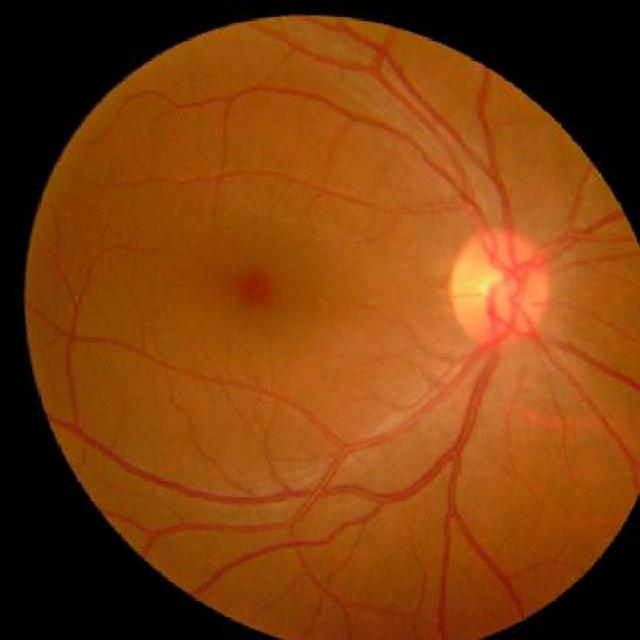
#> input picture dataset/images/0/00 (10).jpg, 640 x 640 px
$ python -i preprocess_images.py   (imports and definitions only)   (older library calls are emulated)
#> lines starting #> are read from the running program, lines starting #| are printed output that depends on the picture; after the words box and inside, x2 and y2 are one past the last pixel; in counts of white or black regions, pixels touching at a corner belong together
### config.py
import json
import pandas as pd
from pathlib import Path

# Значения по умолчанию
DEFAULT_CONFIG = {
    'IMAGE_SIZE': [128, 128],
    'THRESHOLDS': {'dark': 30, 'light': 200},
    'DATASET_DIR': 'dataset',
    'RESULTS_DIR': 'results',
    'IMAGES_DIR': 'dataset/images',
    'RANDOM_STATE': 42,
    'TEST_SIZE': 0.2,
    'TOP_FEATURES': 17
}


def calculate_real_thresholds(csv_path):
    """Автоматически вычисляет реальные пороги на основе данных"""
    try:
        df = pd.read_csv(csv_path)

        # Разделяем на здоровых и больных
        healthy = df[df['label'] == 0]
        sick = df[df['label'] == 1]

        # Вычисляем пороги как среднее между медианами классов
        thresholds = {
            'microaneurysms_count': (healthy['microaneurysms_count'].median() +
                                     sick['microaneurysms_count'].median()) / 2,
            'exudates_area': (healthy['exudates_area'].median() +
                              sick['exudates_area'].median()) / 2,
            'vessel_length': (healthy['vessel_length'].median() +
                              sick['vessel_length'].median()) / 2,
            'dark_to_light_ratio': (healthy['dark_to_light_ratio'].median() +
                                    sick['dark_to_light_ratio'].median()) / 2,
            'entropy_mean': (healthy['entropy_mean'].median() +
                             sick['entropy_mean'].median()) / 2
        }

        return thresholds, healthy, sick

    except Exception as e:
        print(f"Ошибка вычисления порогов: {e}. Использую значения по умолчанию.")
        # Возвращаем разумные значения по умолчанию на основе твоих данных
        return {
            'microaneurysms_count': 18000,
            'exudates_area': 11800,
            'vessel_length': 1900,
            'dark_to_light_ratio': 1.5,
            'entropy_mean': 1.7
        }, None, None


def calculate_healthy_ranges(healthy_df):
    """Вычисляет здоровые диапазоны на основе 5-95 перцентилей"""
    if healthy_df is None or len(healthy_df) == 0:
        return {
            'microaneurysms_count': (16000, 19000),
            'exudates_area': (11000, 13000),
            'vessel_length': (1500, 2500),
            'dark_to_light_ratio': (1.3, 1.7),
            'entropy_mean': (1.4, 2.0)
        }

    return {
        'microaneurysms_count': (
            healthy_df['microaneurysms_count'].quantile(0.05),
            healthy_df['microaneurysms_count'].quantile(0.95)
        ),
        'exudates_area': (
            healthy_df['exudates_area'].quantile(0.05),
            healthy_df['exudates_area'].quantile(0.95)
        ),
        'vessel_length': (
            healthy_df['vessel_length'].quantile(0.05),
            healthy_df['vessel_length'].quantile(0.95)
        ),
        'dark_to_light_ratio': (
            healthy_df['dark_to_light_ratio'].quantile(0.05),
            healthy_df['dark_to_light_ratio'].quantile(0.95)
        ),
        'entropy_mean': (
            healthy_df['entropy_mean'].quantile(0.05),
            healthy_df['entropy_mean'].quantile(0.95)
        )
    }


# Файл для сохранения конфигурации
CONFIG_FILE = Path(__file__).parent / 'config.json'


def load_config():
    """Загружает конфигурацию из файла или использует значения по умолчанию"""
    base_dir = Path(__file__).parent

    if CONFIG_FILE.exists():
        try:
            with open(CONFIG_FILE, 'r') as f:
                saved_config = json.load(f)

            # Объединяем сохраненную конфигурацию со значениями по умолчанию
            config = DEFAULT_CONFIG.copy()
            config.update(saved_config)

            # Преобразуем относительные пути в абсолютные
            for key in ['DATASET_DIR', 'RESULTS_DIR', 'IMAGES_DIR']:
                path_value = config[key]
                if not Path(path_value).is_absolute():
                    config[key] = str(base_dir / path_value)
                else:
                    config[key] = path_value

            return config
        except Exception as e:
            print(f"Ошибка загрузки конфигурации: {e}. Использую значения по умолчанию.")

    # Возвращаем копию значений по умолчанию с абсолютными путями
    config = DEFAULT_CONFIG.copy()
    for key in ['DATASET_DIR', 'RESULTS_DIR', 'IMAGES_DIR']:
        config[key] = str(base_dir / config[key])

    return config


# Загружаем текущую конфигурацию
current_config = load_config()

# Вычисляем РЕАЛЬНЫЕ пороги на основе данных
try:
    features_csv = Path(current_config['DATASET_DIR']) / 'enhanced_retinopathy_features.csv'
    FEATURE_THRESHOLDS, healthy_df, sick_df = calculate_real_thresholds(features_csv)
    HEALTHY_FEATURE_RANGES = calculate_healthy_ranges(healthy_df)
except Exception as e:
    print(f"Не удалось вычислить пороги: {e}. Использую запасные значения.")
    # Значения на основе данных с прошлых моделей
    FEATURE_THRESHOLDS = {
        'microaneurysms_count': 18000,
        'exudates_area': 11800,
        'vessel_length': 1900,
        'dark_to_light_ratio': 1.5,
        'entropy_mean': 1.7
    }
    HEALTHY_FEATURE_RANGES = {
        'microaneurysms_count': (16000, 19000),
        'exudates_area': (11000, 13000),
        'vessel_length': (1500, 2500),
        'dark_to_light_ratio': (1.3, 1.7),
        'entropy_mean': (1.4, 2.0)
    }

# Экспортируем параметры
IMAGE_SIZE = tuple(current_config['IMAGE_SIZE'])
THRESHOLDS = current_config['THRESHOLDS']
DATASET_DIR = Path(current_config['DATASET_DIR'])
RESULTS_DIR = Path(current_config['RESULTS_DIR'])
IMAGES_DIR = Path(current_config['IMAGES_DIR'])
RANDOM_STATE = current_config['RANDOM_STATE']
TEST_SIZE = current_config['TEST_SIZE']
TOP_FEATURES = current_config['TOP_FEATURES']

# [6 lines of commented-out code are left out]

### src/preprocess_images.py
import cv2
import numpy as np
import pandas as pd
import os
import logging
from tqdm import tqdm
from pathlib import Path
from config import DATASET_DIR, RESULTS_DIR, IMAGES_DIR, IMAGE_SIZE, THRESHOLDS

# Правильный импорт для современных версий scikit-image
try:
    from skimage.feature import graycomatrix, graycoprops
except ImportError:
    # Для старых версий (до 0.19)
    from skimage.feature import greycomatrix as graycomatrix, greycoprops as graycoprops

from skimage import filters, morphology, measure, feature
from scipy.stats import entropy

# [1 line not run here, left out]
logger = logging.getLogger(__name__)


class ImageProcessor:
    def __init__(self, target_size=IMAGE_SIZE):
        self.target_size = target_size

    def process_image(self, image_path):
        """Обработка одного изображения и извлечение признаков"""
#> called with image_path = '../dataset/images/0/00 (10).jpg'
        try:
            img = cv2.imread(str(image_path))
#> img is the input picture: shape (640, 640, 3); mean B, G, R 13.8, 62.2, 125.1
            if img is None:
                logger.warning(f"Не удалось загрузить изображение: {image_path}")
                return None

            # Конвейер обработки изображения
            gray = cv2.cvtColor(img, cv2.COLOR_BGR2GRAY)
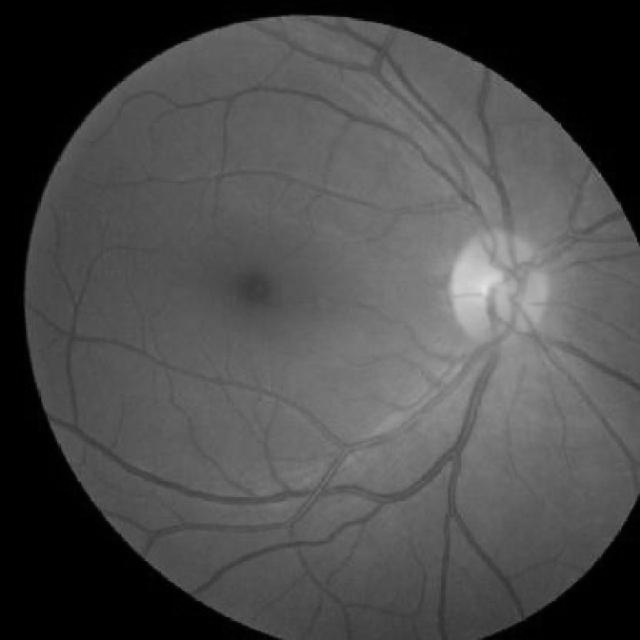
#> gray: shape (640, 640); min 0, max 225, mean 75.5
            resized = cv2.resize(gray, self.target_size)
            normalized = cv2.equalizeHist(resized)
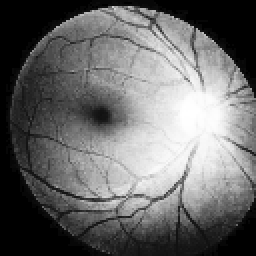
#> normalized: shape (128, 128) (shown 2 times larger); min 0, max 255, mean 105.8

            # Извлечение признаков
            features = self._extract_features(normalized, resized)
            return features

        except Exception as e:
            logger.error(f"Ошибка обработки {image_path}: {e}")
            return None

    def _extract_features(self, normalized, original):
        """Извлечение расширенных признаков из обработанного изображения"""
        features = {}

        # 1. Базовые статистики
        features['mean_brightness'] = np.mean(original)
        features['std_brightness'] = np.std(original)

        # 2. Важнейшие признаки: Текстура с помощью GLCM
        # Убедимся, что normalized имеет целочисленные значения
        normalized_int = normalized.astype(np.uint8)
        glcm = graycomatrix(normalized_int,
                            distances=[1, 3],
                            angles=[0, np.pi / 4, np.pi / 2, 3 * np.pi / 4],
                            levels=256,
                            symmetric=True,
                            normed=True)

        # Извлекаем свойства из GLCM
        features['glcm_contrast'] = graycoprops(glcm, 'contrast').mean()
        features['glcm_homogeneity'] = graycoprops(glcm, 'homogeneity').mean()
        features['glcm_energy'] = graycoprops(glcm, 'energy').mean()
        features['glcm_correlation'] = graycoprops(glcm, 'correlation').mean()

        # 3. Признаки на основе градиентов (HOG)
        try:
            hog_features, _ = feature.hog(normalized,
                                          pixels_per_cell=(16, 16),
                                          cells_per_block=(2, 2),
                                          visualize=True)
#> hog_features = 1764 values, max 0.379 at index 1525, min 0 at index 0, mean 0.144
            features['hog_mean'] = np.mean(hog_features)
            features['hog_std'] = np.std(hog_features)
        except Exception as e:
            logger.warning(f"HOG features not available: {e}")
            features['hog_mean'] = 0
            features['hog_std'] = 0

        # 4. Детекция специфических поражений
        # --- Детекция КАНДИДАТОВ на микроаневризмы/геморрагии (темные круглые объекты) ---
        otsu_threshold = filters.threshold_otsu(normalized)
#> otsu_threshold = 106
        dark_objects = normalized < otsu_threshold * 0.4
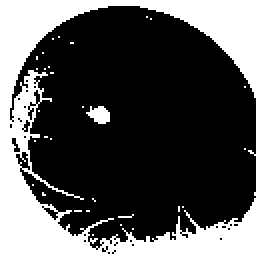
#> dark_objects: shape (128, 128) bool (shown 2 times larger); 31.6% white; 33 white regions (31 under 20 px), largest, box (x1, y1, x2, y2) and area: (0, 0, 128, 128) 5055, (43, 53, 55, 62) 73
        dark_objects_cleaned = morphology.closing(dark_objects, morphology.disk(1))
#> dark_objects_cleaned: shape (128, 128) bool; 32.8% white; 26 white regions (24 under 20 px), largest, box (x1, y1, x2, y2) and area: (0, 0, 128, 128) 5254, (43, 53, 55, 62) 76
        dark_objects_cleaned = morphology.opening(dark_objects_cleaned, morphology.disk(1))
#> dark_objects_cleaned: shape (128, 128) bool; 31.7% white; 3 white regions (1 under 20 px)
        labeled_dark = measure.label(dark_objects_cleaned)
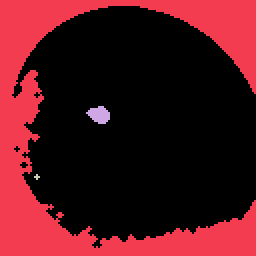
#> labeled_dark: shape (128, 128) int32 (shown 2 times larger); 4 distinct labels, from 0 to 3; one colour per label, 0 black
        regions = measure.regionprops(labeled_dark)
#> regions = 3 regions; box (x1, y1, x2, y2) and area: (0, 0, 128, 128) 5111, (43, 53, 55, 62) 74, (17, 87, 20, 90) 5
        microaneurysm_candidates = [
            region for region in regions
            if 2 < region.area < 50 and region.eccentricity < 0.8
        ]
#> microaneurysm_candidates = 1 regions; box (x1, y1, x2, y2) and area: (17, 87, 20, 90) 5
        features['dark_objects_count'] = len(microaneurysm_candidates)
        features['dark_objects_total_area'] = sum(
            [r.area for r in microaneurysm_candidates]) if microaneurysm_candidates else 0

        # --- Детекция КАНДИДАТОВ на экссудаты (светлые яркие объекты) ---
        # Ищем очень яркие области
        bright_objects = normalized > otsu_threshold * 1.4
#> bright_objects: shape (128, 128) bool; 34.4% white; 38 white regions (34 under 20 px), largest, box (x1, y1, x2, y2) and area: (35, 5, 127, 108) 5317, (73, 92, 91, 107) 91, (51, 3, 75, 13) 84, (97, 14, 104, 24) 38
        bright_objects_cleaned = morphology.closing(bright_objects, morphology.disk(1))
#> bright_objects_cleaned: shape (128, 128) bool; 37.8% white; 14 white regions (13 under 20 px), largest, box (x1, y1, x2, y2) and area: (35, 3, 127, 108) 6151
        bright_objects_cleaned = morphology.opening(bright_objects_cleaned, morphology.disk(1))
#> bright_objects_cleaned: shape (128, 128) bool; 37% white; 5 white regions (4 under 20 px)
        labeled_bright = measure.label(bright_objects_cleaned)
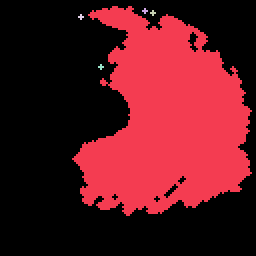
#> labeled_bright: shape (128, 128) int32 (shown 2 times larger); 6 distinct labels, from 0 to 5; one colour per label, 0 black

        # Передаем intensity_image для вычисления свойств интенсивности
        regions_bright = measure.regionprops(labeled_bright, intensity_image=normalized)
#> regions_bright = 5 regions; box (x1, y1, x2, y2) and area: (36, 3, 126, 108) 6044, (71, 4, 74, 7) 5, (75, 5, 78, 8) 5, (39, 7, 42, 10) 5, (49, 32, 52, 35) 5

        # Фильтруем по площади и интенсивности
        exudate_candidates = [
            region for region in regions_bright
            if 10 < region.area < 500 and region.mean_intensity > np.mean(normalized) * 1.2
        ]
#> exudate_candidates = []

        features['bright_objects_count'] = len(exudate_candidates)
        features['bright_objects_total_area'] = sum([r.area for r in exudate_candidates]) if exudate_candidates else 0
        features['bright_objects_mean_intensity'] = np.mean(
            [r.mean_intensity for r in exudate_candidates]) if exudate_candidates else 0

        # 5. Гистограмма ориентаций градиентов
        sobel_x = filters.sobel_v(normalized)
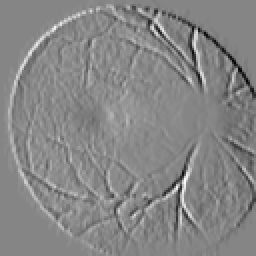
#> sobel_x: shape (128, 128) float64 (shown 2 times larger); min -0.529, max 0.48, mean 0.00258; drawn with min black and max white
        sobel_y = filters.sobel_h(normalized)
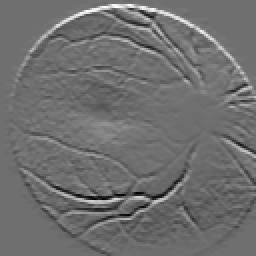
#> sobel_y: shape (128, 128) float64 (shown 2 times larger); min -0.526, max 0.679, mean 0.000423; drawn with min black and max white
        orientation_histogram, _ = np.histogram(np.arctan2(sobel_y, sobel_x).flatten(), bins=8, range=(-np.pi, np.pi))
#> orientation_histogram = [1314, 1773, 2166, 2085, 4418, 1666, 1516, 1446]
        features['gradient_orientation_entropy'] = entropy(orientation_histogram)

        return features


def create_enhanced_dataset():
    """Создание датасета с признаками"""
    csv_path = DATASET_DIR / 'label.csv'
    output_path = DATASET_DIR / 'enhanced_retinopathy_features.csv'

    try:
        labels_df = pd.read_csv(csv_path)
        processor = ImageProcessor()

        features_list = []
        for _, row in tqdm(labels_df.iterrows(), total=len(labels_df)):
            filename = row['filename']
            label = row['label']
            image_path = IMAGES_DIR / str(label) / filename

            if image_path.exists():
                features = processor.process_image(image_path)
                if features:
                    features['label'] = label
                    features['filename'] = filename
                    features_list.append(features)
            else:
                logger.warning(f"Изображение не найдено: {image_path}")

        df = pd.DataFrame(features_list)
        df.to_csv(output_path, index=False)
        logger.info(f"Создан датасет с {len(df)} записями")
        return True

    except Exception as e:
        logger.error(f"Ошибка создания датасета: {e}")
        return False


# [2 lines not run here, left out]

>>> result = ImageProcessor().process_image('../dataset/images/0/00 (10).jpg')
#> in process_image, `features = self._extract_features(normalized, resized)`: features = 14 items
#> result = 14 items

$ run again, on dataset/images/0/00 (101).jpg
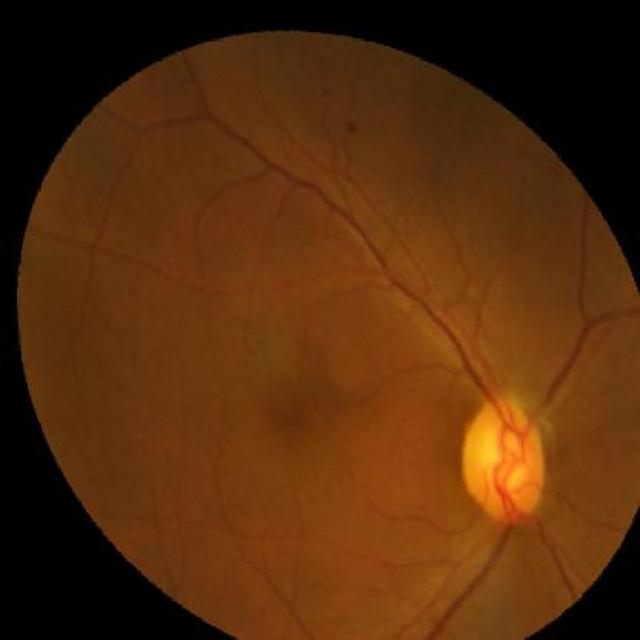
#> input picture dataset/images/0/00 (101).jpg, 640 x 640 px
#> in process_image, img is the input picture: shape (640, 640, 3); mean B, G, R 11.9, 44.2, 85
#> hog_features = 1764 values, max 0.387 at index 1683, min 0 at index 0, mean 0.148
#> otsu_threshold = 102
#> dark_objects: shape (128, 128) bool; 31.2% white; 36 white regions (34 under 20 px), largest, box (x1, y1, x2, y2) and area: (0, 0, 128, 128) 4800, (105, 102, 128, 128) 242
#> labeled_dark: shape (128, 128) int32; 5 distinct labels, from 0 to 4
#> regions = 4 regions; box (x1, y1, x2, y2) and area: (0, 0, 128, 128) 4843, (106, 103, 128, 128) 240, (69, 24, 72, 27) 5, (14, 65, 17, 68) 5
#> microaneurysm_candidates = 2 regions; box (x1, y1, x2, y2) and area: (69, 24, 72, 27) 5, (14, 65, 17, 68) 5
#> bright_objects: shape (128, 128) bool; 36.4% white; 31 white regions (29 under 20 px), largest, box (x1, y1, x2, y2) and area: (37, 30, 128, 128) 5833, (36, 87, 45, 105) 71
#> in _extract_features, `labeled_bright = measure.label(bright_objects_cleaned)`:
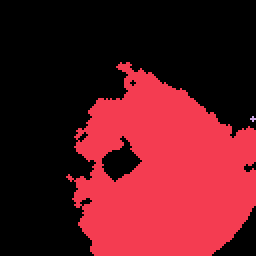
#> labeled_bright: shape (128, 128) int32 (shown 2 times larger); 3 distinct labels, from 0 to 2; one colour per label, 0 black
#> regions_bright = 2 regions; box (x1, y1, x2, y2) and area: (33, 31, 128, 128) 6255, (125, 58, 128, 61) 5
#> exudate_candidates = []
#> in _extract_features, `sobel_y = filters.sobel_h(normalized)`:
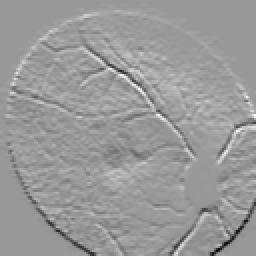
#> sobel_y: shape (128, 128) float64 (shown 2 times larger); min -0.662, max 0.441, mean 0.0054; drawn with min black and max white
#> orientation_histogram = [1265, 988, 1305, 1879, 4877, 1871, 2146, 2053]
#> features = 14 items

$ run again, on dataset/images/0/00 (102).jpg
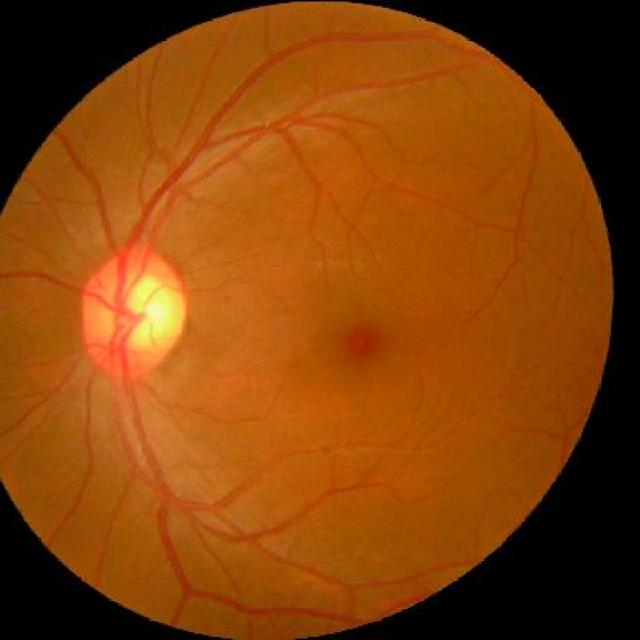
#> input picture dataset/images/0/00 (102).jpg, 640 x 640 px
#> in process_image, img is the input picture: shape (640, 640, 3); mean B, G, R 9.4, 65.5, 132.2
#> hog_features = 1764 values, max 0.419 at index 1728, min 0 at index 1, mean 0.148
#> otsu_threshold = 107
#> dark_objects: shape (128, 128) bool; 30.5% white; 57 white regions (53 under 20 px), largest, box (x1, y1, x2, y2) and area: (0, 0, 128, 128) 3983, (0, 0, 59, 44) 826, (68, 64, 78, 74) 65, (103, 32, 108, 48) 22
#> labeled_dark: shape (128, 128) int32; 6 distinct labels, from 0 to 5
#> regions = 5 regions; box (x1, y1, x2, y2) and area: (0, 0, 128, 128) 4108, (0, 0, 53, 42) 813, (68, 64, 78, 74) 65, (102, 40, 107, 48) 17, (0, 85, 2, 88) 4
#> microaneurysm_candidates = 1 regions; box (x1, y1, x2, y2) and area: (0, 85, 2, 88) 4
#> bright_objects: shape (128, 128) bool; 34.3% white; 52 white regions (49 under 20 px), largest, box (x1, y1, x2, y2) and area: (5, 8, 96, 113) 5396, (57, 0, 96, 10) 81, (44, 1, 56, 7) 21
#> in _extract_features, `labeled_bright = measure.label(bright_objects_cleaned)`:
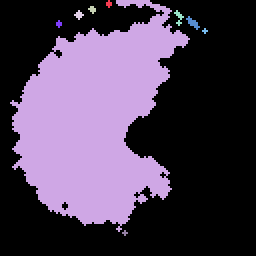
#> labeled_bright: shape (128, 128) int32 (shown 2 times larger); 10 distinct labels, from 0 to 9; one colour per label, 0 black
#> regions_bright = 9 regions; largest, box (x1, y1, x2, y2) and area: (5, 0, 95, 116) 5945, (93, 8, 100, 15) 21, (87, 5, 92, 13) 16, (37, 5, 42, 10) 13, (44, 3, 48, 7) 10
#> exudate_candidates = 3 regions; box (x1, y1, x2, y2) and area: (93, 8, 100, 15) 21, (87, 5, 92, 13) 16, (37, 5, 42, 10) 13
#> in _extract_features, `sobel_y = filters.sobel_h(normalized)`:
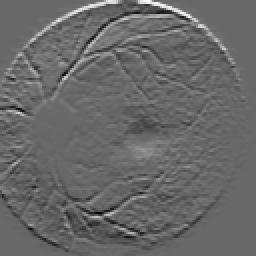
#> sobel_y: shape (128, 128) float64 (shown 2 times larger); min -0.521, max 0.747, mean -0.000622; drawn with min black and max white
#> orientation_histogram = [2108, 2116, 1738, 1443, 3860, 1570, 1519, 2030]
#> features = 14 items

$ run again, on dataset/images/0/00 (106).jpg
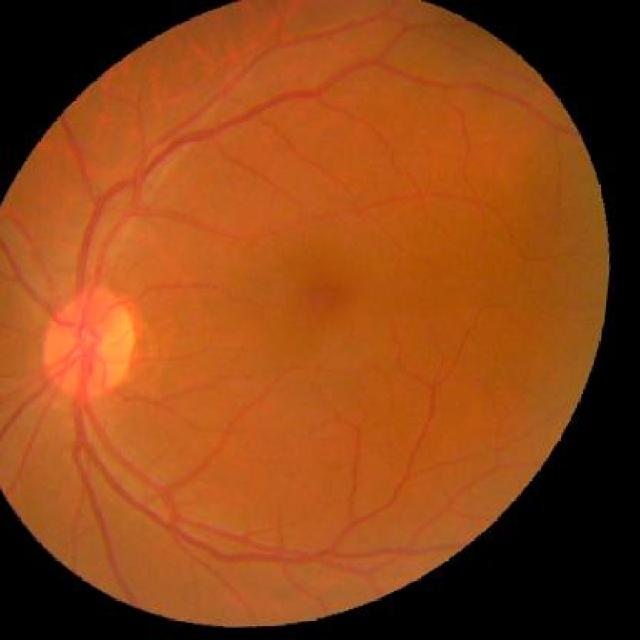
#> input picture dataset/images/0/00 (106).jpg, 640 x 640 px
#> in process_image, img is the input picture: shape (640, 640, 3); mean B, G, R 22.9, 68.5, 140.6
#> hog_features = 1764 values, max 0.492 at index 1729, min 0 at index 1, mean 0.146
#> otsu_threshold = 101
#> dark_objects: shape (128, 128) bool; 31.4% white; 43 white regions (40 under 20 px), largest, box (x1, y1, x2, y2) and area: (0, 0, 128, 128) 4114, (0, 0, 72, 41) 910, (61, 54, 70, 63) 47
#> labeled_dark: shape (128, 128) int32; 5 distinct labels, from 0 to 4
#> regions = 4 regions; box (x1, y1, x2, y2) and area: (0, 0, 128, 128) 4225, (0, 0, 70, 41) 924, (61, 54, 70, 63) 47, (75, 11, 78, 14) 5
#> microaneurysm_candidates = 2 regions; box (x1, y1, x2, y2) and area: (61, 54, 70, 63) 47, (75, 11, 78, 14) 5
#> bright_objects: shape (128, 128) bool; 36.7% white; 63 white regions (62 under 20 px), largest, box (x1, y1, x2, y2) and area: (0, 9, 105, 125) 5860
#> labeled_bright: shape (128, 128) int32; 6 distinct labels, from 0 to 5
#> regions_bright = 5 regions; box (x1, y1, x2, y2) and area: (0, 9, 105, 125) 6418, (68, 18, 71, 21) 5, (106, 89, 109, 92) 5, (0, 93, 3, 96) 5, (19, 112, 22, 115) 5
#> exudate_candidates = []
#> in _extract_features, `sobel_y = filters.sobel_h(normalized)`:
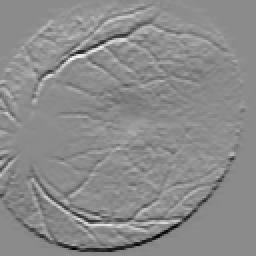
#> sobel_y: shape (128, 128) float64 (shown 2 times larger); min -0.84, max 0.695, mean -0.000543; drawn with min black and max white
#> orientation_histogram = [1797, 1773, 1392, 1383, 4162, 1887, 1925, 2065]
#> features = 14 items
